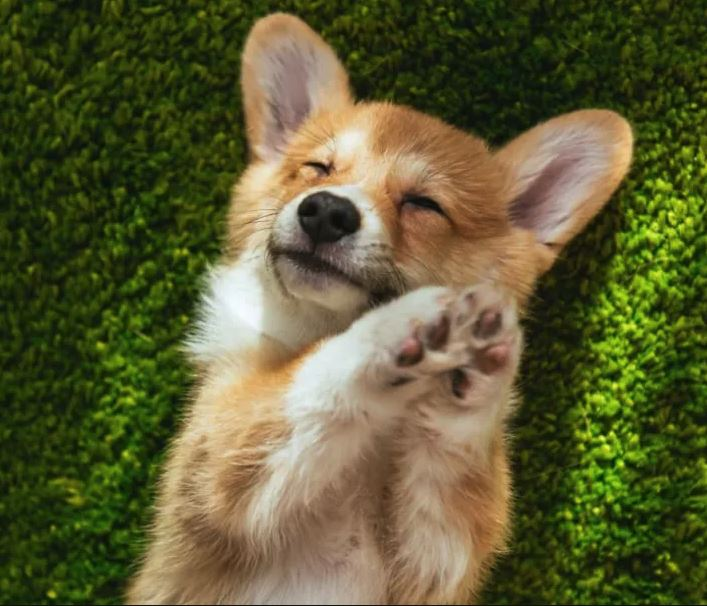
#> input picture MA326/HW2/cute_puppy.JPG, 707 x 606 px, found by its file name
$ jupyter execute ma326_hw2_q2_3.ipynb
#> lines starting #> are read from the running program, lines starting #| are printed output that depends on the picture; long printed decimals are rounded
[cell 1]
import numpy as np
from numpy import linalg as LA
import matplotlib.pyplot as plt
from skimage import io, color

# Question 2:

[cell 2]
A = np.array([[3, 4], [-4, -3]]) # Create matrix
U,S,Vt = LA.svd(A) # Decompose

[cell 3]
# Check our deconstructed matrices
print(U)
print(S)
print(Vt)

[cell 4]
# (sig1, sig2) = (7, 1)

# Testing the reconstruction for sanity
A_reconst = U @ np.diag(S) @ Vt
A_reconst

[cell 5]
# values look like sqrt(2)/2, lets see:
print(np.sqrt(2)/2)
# yup!

# Question 3:

Question 3a:

[cell 6]
pic = io.imread('/content/cute_puppy.JPG')
#> pic is the input picture: shape (606, 707, 3); mean R, G, B 93, 91.9, 51.5
plt.imshow(pic)

[cell 7]
pic = color.rgb2gray(pic)
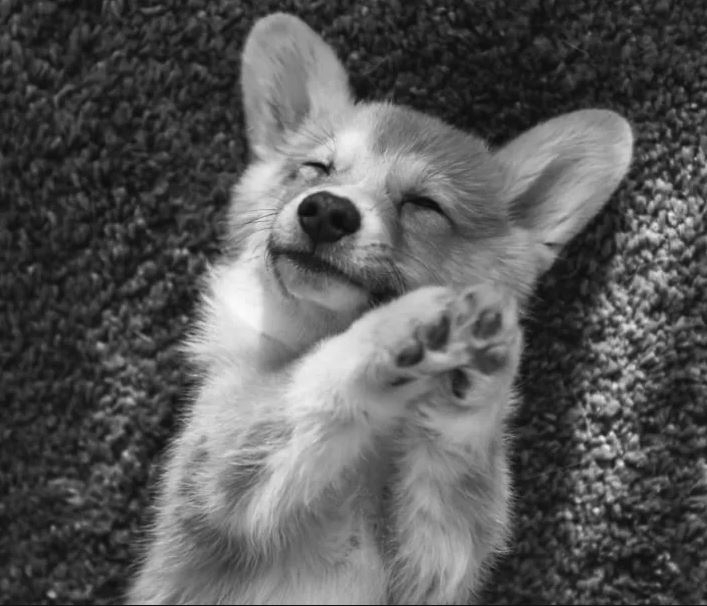
#> pic: shape (606, 707) float64; min 0.0385, max 0.987, mean 0.35

[cell 8]
plt.imshow(pic, cmap='gray')

[cell 9]
pic.shape
#> Out = (606, 707)

Question 3b:

[cell 10]
U, S, Vt = LA.svd(pic)
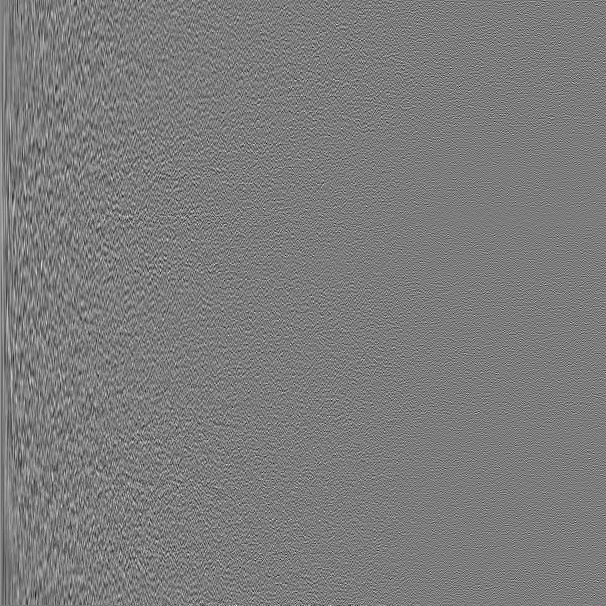
#> U: shape (606, 606) float64; min -0.225, max 0.236, mean 6.91e-05; drawn with min black and max white
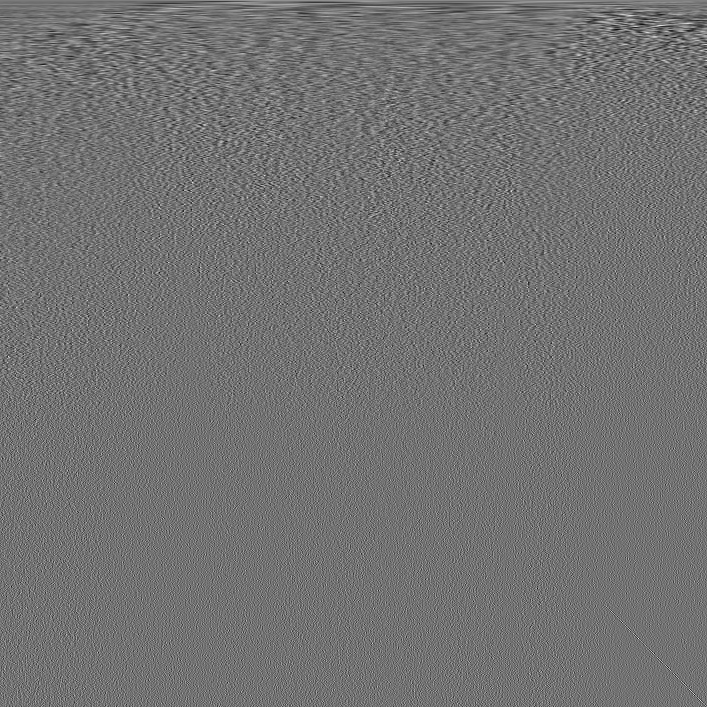
#> Vt: shape (707, 707) float64; min -0.201, max 0.246, mean 3.66e-05; drawn with min black and max white
#> S = 606 values, max 250.3 at index 0, min 0.00469 at index 605, mean 1.61

[cell 11]
print(U.shape)
#| (606, 606)
print(Vt.shape)
#| (707, 707)
print(S[:5])
#| [250.281  47.746  41.718  33.713  30.004]

[cell 12]
r = 5
Ur = U[:, :r]
#> Ur = 606 rows, first 6: [0.0182, 0.00346, 0.00484, -0.00753, 0.0116], [0.0181, 0.00128, 0.00439, -0.0054, 0.0112], [0.018, -0.000334, 0.00304, -0.00241, 0.0115], [0.0179, -0.000171, 0.0017, -0.000567, 0.0124], [0.0178, 0.000748, 0.00114, -0.000437, 0.0132], [0.0176, 0.00159, 0.00176, -0.00222, 0.0123]
Vtr = Vt[:r, :]
Sr = np.diag(S[:5])
#> Sr = [[250.3, 0, 0, 0, 0], [0, 47.75, 0, 0, 0], [0, 0, 41.72, 0, 0], [0, 0, 0, 33.71, 0], [0, 0, 0, 0, 30]]

reconst = Ur@Sr@Vtr
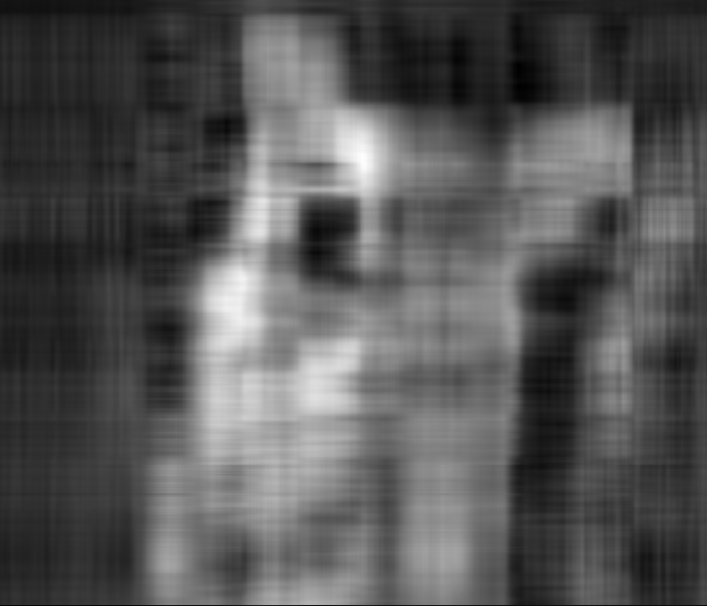
#> reconst: shape (606, 707) float64; min 0.0026, max 1.03, mean 0.349; drawn with min black and max white

[cell 13]
fig, (ax1, ax2) = plt.subplots(1,2)
ax1.imshow(reconst, cmap='gray')
ax1.set_title("Rank 5 approximation")
ax2.imshow(pic, cmap='gray')
ax2.set_title("Original")
plt.show()

# Question 3c:

[cell 14]
errors = []
table_data = []
for r in range (10):
  Ur = U[:, :r]
  Vtr = Vt[:r, :]
  Sr = np.diag(S[:r])
  Ar = Ur@Sr@Vtr
  err = LA.norm(pic - Ar, ord=2)
  errors.append(err)
  table_data.append([(r+1), err])
#> this loop made 10 passes
#> err on passes 1, 5, 6, 7, 8, 9, 10: 250.3, 30, 24.04, 20.68, 17.55, 15.24, 14.99
#> (Sr, err) on passes 2 to 4: ([250.3], 47.75), ([[250.3, 0], [0, 47.75]], 41.72), ([[250.3, 0, 0], [0, 47.75, 0], [0, 0, 41.72]], 33.71)
#> pass 2, `Ar = Ur@Sr@Vtr`:
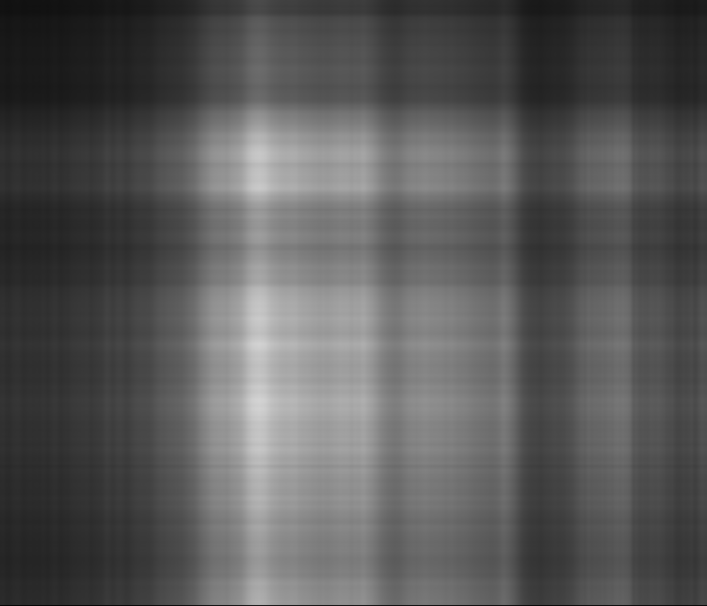
#> Ar: shape (606, 707) float64; min 0.0272, max 0.831, mean 0.349
#> pass 3, `Ar = Ur@Sr@Vtr`:
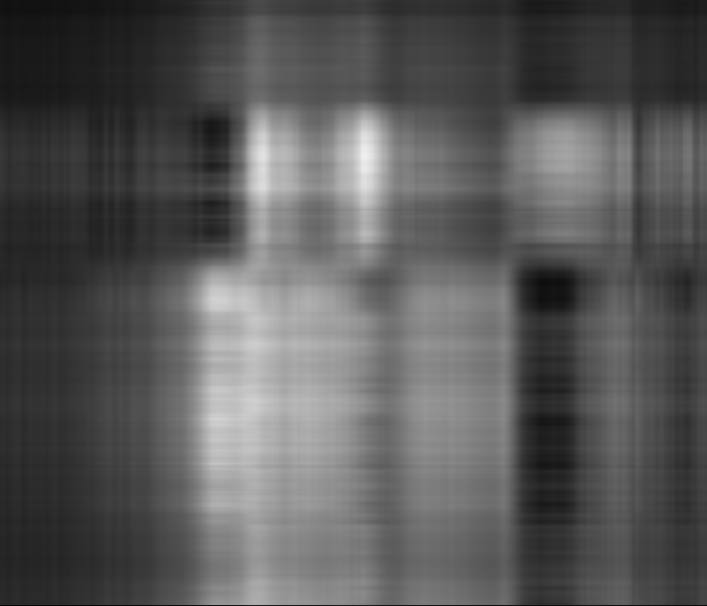
#> Ar: shape (606, 707) float64; min 0.0275, max 0.944, mean 0.349
#> after the loop, errors = [250.3, 47.75, 41.72, 33.71, 30, 24.04, 20.68, 17.55, 15.24, 14.99]; table_data = [[1, 250.3], [2, 47.75], [3, 41.72], [4, 33.71], [5, 30], [6, 24.04], [7, 20.68], [8, 17.55], [9, 15.24], [10, 14.99]]

print(errors[:5])
#| [250.281, 47.746, 41.718, 33.713, 30.004]

[cell 15]
# Create table of approx errors for each value of r
from tabulate import tabulate
print(tabulate(table_data, headers=['Rank r', 'Approximation Error']))
#|   Rank r    Approximation Error
#| --------  ---------------------
#|        1               250.281
#|        2                47.7457
#|        3                41.7185
#|        4                33.7129
#|        5                30.0035
#|        6                24.0435
#|        7                20.6756
#|        8                17.5505
#|        9                15.2356
#|       10                14.9866

[cell 16]
plt.plot(range(1, 11), errors, marker='o')
plt.xlabel('Rank r')
plt.ylabel('Approximation error L2')
plt.title("Approx error vs Rank")
plt.grid(True)
plt.show()
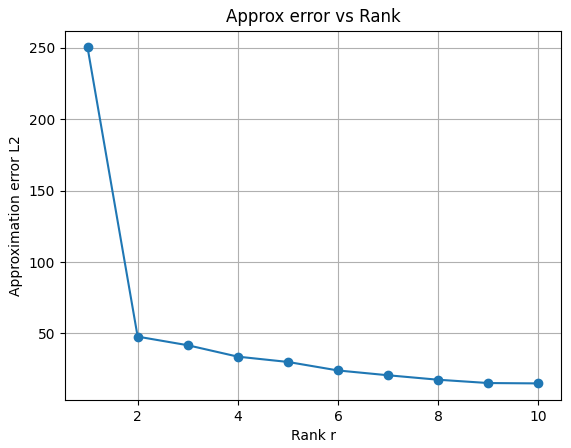
#> figure drawn by matplotlib, 1 panel; curve peaks at x = 1, y = 250.3
